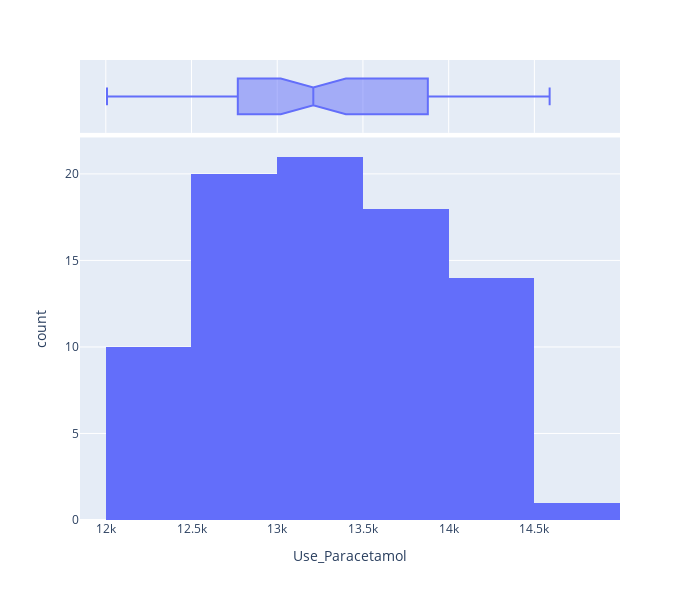
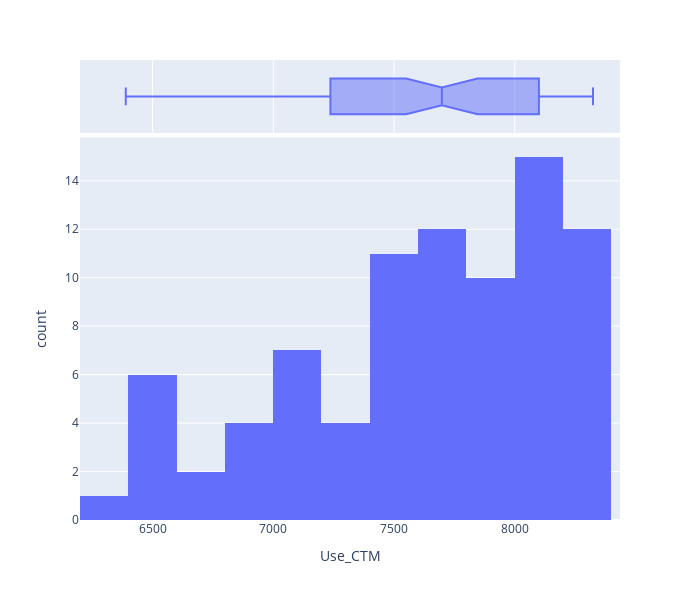
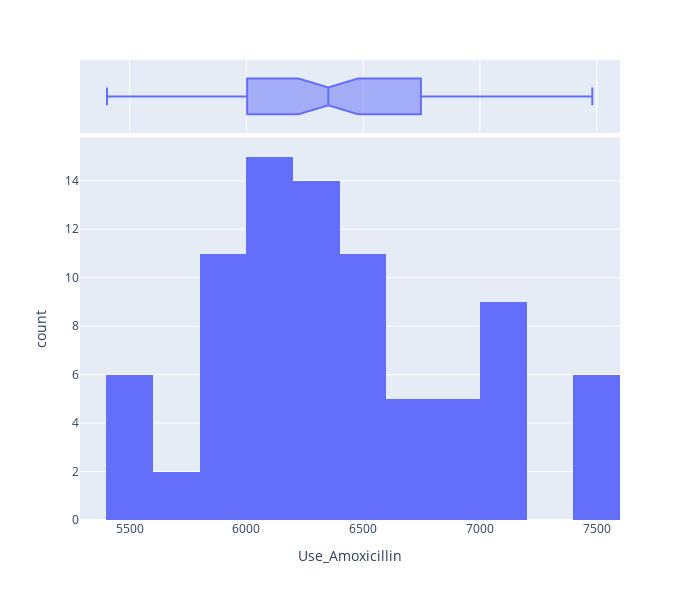
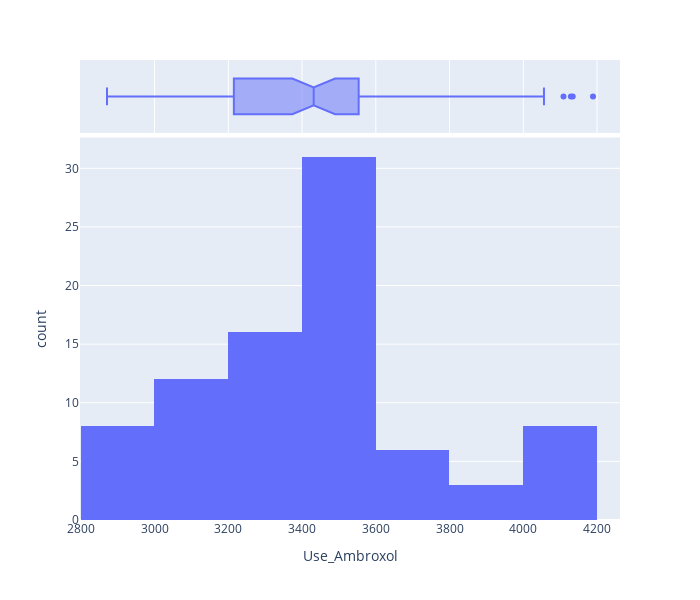

The cell these charts' notebook holds for them, in order:
### Code cell
# Data distribution
for cols in target_cols:
    fig = px.histogram(df, x=cols, marginal="box", width=700, height=600)
    fig.show()

### Figure 1 — Plotly figure (JSON) as saved in the notebook; plotly's stock layout.template omitted (floating-point values rounded to 4 significant figures)
{"data": [{"alignmentgroup": "True", "bingroup": "x", "hovertemplate": "Use_Paracetamol=%{x}<br>count=%{y}<extra></extra>", "legendgroup": "", "marker": {"color": "#636efa", "pattern": {"shape": ""}}, "name": "", "offsetgroup": "", "orientation": "v", "showlegend": false, "type": "histogram", "x": [12748, 13958, 12857, 13486, 13064, 13046, 12460, 13778, 12859, 13091, 13849, 13687, 13855, 13048, 13068, 12187, 13086, 13957, 12576, 12879, 12086, 13958, 13404, 13902, 12595, 12958, 13650, 14038, 13086, 13205, 14038, 13216, 13200, 12549, 12475, 12913, 12687, 12264, 13950, 12960, 12652, 12925, 13472, 13962, 13548, 12288, 14013, 14223, 12514, 13579, 13531, 14385, 14589, 12782, 12405, 12043, 13035, 13469, 14013, 14259, 14269, 13595, 12007, 12159, 12758, 13715, 12939, 13671, 13388, 14149, 14319, 14275, 13377, 12671, 13241, 12628, 13106, 12684, 14255, 13834, 13110, 14480, 13261, 14207], "xaxis": "x", "yaxis": "y"}, {"alignmentgroup": "True", "hovertemplate": "Use_Paracetamol=%{x}<extra></extra>", "legendgroup": "", "marker": {"color": "#636efa"}, "name": "", "notched": true, "offsetgroup": "", "showlegend": false, "type": "box", "x": [12748, 13958, 12857, 13486, 13064, 13046, 12460, 13778, 12859, 13091, 13849, 13687, 13855, 13048, 13068, 12187, 13086, 13957, 12576, 12879, 12086, 13958, 13404, 13902, 12595, 12958, 13650, 14038, 13086, 13205, 14038, 13216, 13200, 12549, 12475, 12913, 12687, 12264, 13950, 12960, 12652, 12925, 13472, 13962, 13548, 12288, 14013, 14223, 12514, 13579, 13531, 14385, 14589, 12782, 12405, 12043, 13035, 13469, 14013, 14259, 14269, 13595, 12007, 12159, 12758, 13715, 12939, 13671, 13388, 14149, 14319, 14275, 13377, 12671, 13241, 12628, 13106, 12684, 14255, 13834, 13110, 14480, 13261, 14207], "xaxis": "x2", "yaxis": "y2"}], "layout": {"barmode": "relative", "height": 600, "legend": {"tracegroupgap": 0}, "margin": {"t": 60}, "width": 700, "xaxis": {"anchor": "y", "domain": [0, 1], "title": {"text": "Use_Paracetamol"}}, "xaxis2": {"anchor": "y2", "domain": [0, 1], "matches": "x", "showgrid": true, "showticklabels": false}, "yaxis": {"anchor": "x", "domain": [0, 0.8316], "title": {"text": "count"}}, "yaxis2": {"anchor": "x2", "domain": [0.8416, 1], "matches": "y2", "showgrid": false, "showline": false, "showticklabels": false, "ticks": ""}}}

### Figure 2 — Plotly figure (JSON) as saved in the notebook; plotly's stock layout.template omitted (floating-point values rounded to 4 significant figures)
{"data": [{"alignmentgroup": "True", "bingroup": "x", "hovertemplate": "Use_CTM=%{x}<br>count=%{y}<extra></extra>", "legendgroup": "", "marker": {"color": "#636efa", "pattern": {"shape": ""}}, "name": "", "offsetgroup": "", "orientation": "v", "showlegend": false, "type": "histogram", "x": [6437, 7048, 8305, 7741, 7851, 8287, 7178, 7166, 8243, 6998, 8164, 7912, 6657, 8095, 7903, 8099, 8217, 8132, 7679, 6389, 7685, 7966, 7494, 7024, 7047, 7711, 7808, 8311, 7455, 7808, 7467, 8271, 8271, 8038, 6600, 6511, 8299, 7671, 7036, 8218, 6943, 6453, 8107, 7743, 6967, 7668, 8324, 7848, 8281, 7477, 7326, 6420, 6496, 7479, 8101, 7724, 7798, 7944, 8123, 8121, 7122, 7491, 8195, 8165, 7241, 6443, 7625, 8039, 7377, 8250, 7232, 8066, 7855, 7675, 8091, 6995, 7589, 7424, 7464, 8108, 7602, 7861, 7586, 7498], "xaxis": "x", "yaxis": "y"}, {"alignmentgroup": "True", "hovertemplate": "Use_CTM=%{x}<extra></extra>", "legendgroup": "", "marker": {"color": "#636efa"}, "name": "", "notched": true, "offsetgroup": "", "showlegend": false, "type": "box", "x": [6437, 7048, 8305, 7741, 7851, 8287, 7178, 7166, 8243, 6998, 8164, 7912, 6657, 8095, 7903, 8099, 8217, 8132, 7679, 6389, 7685, 7966, 7494, 7024, 7047, 7711, 7808, 8311, 7455, 7808, 7467, 8271, 8271, 8038, 6600, 6511, 8299, 7671, 7036, 8218, 6943, 6453, 8107, 7743, 6967, 7668, 8324, 7848, 8281, 7477, 7326, 6420, 6496, 7479, 8101, 7724, 7798, 7944, 8123, 8121, 7122, 7491, 8195, 8165, 7241, 6443, 7625, 8039, 7377, 8250, 7232, 8066, 7855, 7675, 8091, 6995, 7589, 7424, 7464, 8108, 7602, 7861, 7586, 7498], "xaxis": "x2", "yaxis": "y2"}], "layout": {"barmode": "relative", "height": 600, "legend": {"tracegroupgap": 0}, "margin": {"t": 60}, "width": 700, "xaxis": {"anchor": "y", "domain": [0, 1], "title": {"text": "Use_CTM"}}, "xaxis2": {"anchor": "y2", "domain": [0, 1], "matches": "x", "showgrid": true, "showticklabels": false}, "yaxis": {"anchor": "x", "domain": [0, 0.8316], "title": {"text": "count"}}, "yaxis2": {"anchor": "x2", "domain": [0.8416, 1], "matches": "y2", "showgrid": false, "showline": false, "showticklabels": false, "ticks": ""}}}

### Figure 3 — Plotly figure (JSON) as saved in the notebook; plotly's stock layout.template omitted (floating-point values rounded to 4 significant figures)
{"data": [{"alignmentgroup": "True", "bingroup": "x", "hovertemplate": "Use_Amoxicillin=%{x}<br>count=%{y}<extra></extra>", "legendgroup": "", "marker": {"color": "#636efa", "pattern": {"shape": ""}}, "name": "", "offsetgroup": "", "orientation": "v", "showlegend": false, "type": "histogram", "x": [5935, 6835, 7481, 6354, 6006, 6804, 6600, 5740, 5840, 5944, 5403, 6372, 6411, 6085, 5935, 6006, 6133, 7446, 5408, 6940, 5839, 5938, 6483, 6249, 6935, 5930, 6366, 5414, 6003, 5779, 6174, 6165, 7062, 7424, 6294, 6003, 5409, 5930, 6276, 7074, 6215, 6089, 7010, 6718, 6113, 6386, 7432, 6002, 6395, 6572, 6711, 7026, 7075, 6861, 7420, 6443, 5411, 6443, 7001, 7045, 6112, 7098, 6033, 6449, 6187, 5894, 5419, 6413, 7423, 6550, 6431, 6776, 6604, 5915, 5999, 6096, 6487, 6315, 6262, 7044, 6417, 6349, 6294, 6352], "xaxis": "x", "yaxis": "y"}, {"alignmentgroup": "True", "hovertemplate": "Use_Amoxicillin=%{x}<extra></extra>", "legendgroup": "", "marker": {"color": "#636efa"}, "name": "", "notched": true, "offsetgroup": "", "showlegend": false, "type": "box", "x": [5935, 6835, 7481, 6354, 6006, 6804, 6600, 5740, 5840, 5944, 5403, 6372, 6411, 6085, 5935, 6006, 6133, 7446, 5408, 6940, 5839, 5938, 6483, 6249, 6935, 5930, 6366, 5414, 6003, 5779, 6174, 6165, 7062, 7424, 6294, 6003, 5409, 5930, 6276, 7074, 6215, 6089, 7010, 6718, 6113, 6386, 7432, 6002, 6395, 6572, 6711, 7026, 7075, 6861, 7420, 6443, 5411, 6443, 7001, 7045, 6112, 7098, 6033, 6449, 6187, 5894, 5419, 6413, 7423, 6550, 6431, 6776, 6604, 5915, 5999, 6096, 6487, 6315, 6262, 7044, 6417, 6349, 6294, 6352], "xaxis": "x2", "yaxis": "y2"}], "layout": {"barmode": "relative", "height": 600, "legend": {"tracegroupgap": 0}, "margin": {"t": 60}, "width": 700, "xaxis": {"anchor": "y", "domain": [0, 1], "title": {"text": "Use_Amoxicillin"}}, "xaxis2": {"anchor": "y2", "domain": [0, 1], "matches": "x", "showgrid": true, "showticklabels": false}, "yaxis": {"anchor": "x", "domain": [0, 0.8316], "title": {"text": "count"}}, "yaxis2": {"anchor": "x2", "domain": [0.8416, 1], "matches": "y2", "showgrid": false, "showline": false, "showticklabels": false, "ticks": ""}}}

### Figure 4 — Plotly figure (JSON) as saved in the notebook; plotly's stock layout.template omitted (floating-point values rounded to 4 significant figures)
{"data": [{"alignmentgroup": "True", "bingroup": "x", "hovertemplate": "Use_Ambroxol=%{x}<br>count=%{y}<extra></extra>", "legendgroup": "", "marker": {"color": "#636efa", "pattern": {"shape": ""}}, "name": "", "offsetgroup": "", "orientation": "v", "showlegend": false, "type": "histogram", "x": [3342, 3823, 3456, 4129, 2998, 3451, 3234, 4056, 2891, 3457, 3451, 3256, 3412, 3567, 3405, 3341, 4023, 3478, 3921, 3221, 3274, 4109, 3145, 2871, 3670, 3443, 2996, 3211, 3042, 3425, 3562, 3189, 3124, 3545, 3012, 4049, 2981, 3356, 3219, 3451, 3532, 3467, 3298, 4012, 3451, 3512, 3438, 3415, 3245, 3127, 3423, 3469, 3248, 4189, 2903, 3016, 2996, 3011, 3762, 3402, 3478, 3034, 3323, 3456, 3189, 2999, 3123, 3489, 3978, 4134, 3732, 3796, 3369, 3587, 3489, 3159, 3564, 3304, 3447, 3714, 3484, 3219, 3767, 3472], "xaxis": "x", "yaxis": "y"}, {"alignmentgroup": "True", "hovertemplate": "Use_Ambroxol=%{x}<extra></extra>", "legendgroup": "", "marker": {"color": "#636efa"}, "name": "", "notched": true, "offsetgroup": "", "showlegend": false, "type": "box", "x": [3342, 3823, 3456, 4129, 2998, 3451, 3234, 4056, 2891, 3457, 3451, 3256, 3412, 3567, 3405, 3341, 4023, 3478, 3921, 3221, 3274, 4109, 3145, 2871, 3670, 3443, 2996, 3211, 3042, 3425, 3562, 3189, 3124, 3545, 3012, 4049, 2981, 3356, 3219, 3451, 3532, 3467, 3298, 4012, 3451, 3512, 3438, 3415, 3245, 3127, 3423, 3469, 3248, 4189, 2903, 3016, 2996, 3011, 3762, 3402, 3478, 3034, 3323, 3456, 3189, 2999, 3123, 3489, 3978, 4134, 3732, 3796, 3369, 3587, 3489, 3159, 3564, 3304, 3447, 3714, 3484, 3219, 3767, 3472], "xaxis": "x2", "yaxis": "y2"}], "layout": {"barmode": "relative", "height": 600, "legend": {"tracegroupgap": 0}, "margin": {"t": 60}, "width": 700, "xaxis": {"anchor": "y", "domain": [0, 1], "title": {"text": "Use_Ambroxol"}}, "xaxis2": {"anchor": "y2", "domain": [0, 1], "matches": "x", "showgrid": true, "showticklabels": false}, "yaxis": {"anchor": "x", "domain": [0, 0.8316], "title": {"text": "count"}}, "yaxis2": {"anchor": "x2", "domain": [0.8416, 1], "matches": "y2", "showgrid": false, "showline": false, "showticklabels": false, "ticks": ""}}}
